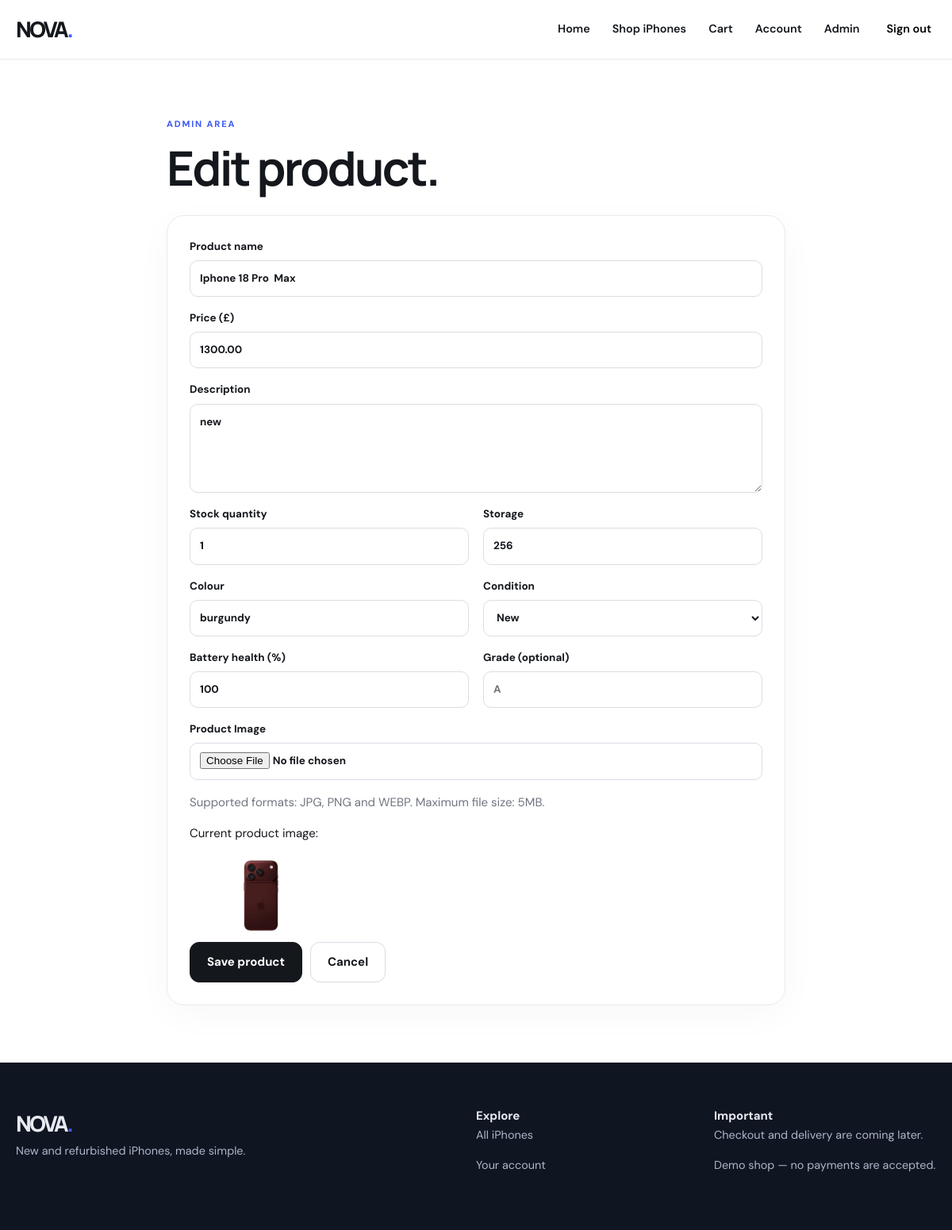
/edit_products/2 (signed in), run on the app's committed database.
### app.py (models this page shows)
class Product(db.Model):
    id = db.Column(db.Integer, primary_key=True)
    name = db.Column(db.String(100), nullable=False)
    price = db.Column(db.Numeric(10, 2), nullable=False)
    description = db.Column(db.Text, nullable=False)
    stock_quantity = db.Column(db.Integer, nullable=False, default=0)
    condition = db.Column(db.String(30), nullable=False)
    storage = db.Column(db.String(30), nullable=False)
    colour = db.Column(db.String(50), nullable=False)
    battery_health = db.Column(db.Integer, nullable=False, default=100)
    grade = db.Column(db.String(10))
    phone_picture = db.Column(db.String(500), nullable=False, default='')

### app.py (the view, shortened to what this page needs)
@app.route('/edit_products/<int:id>', methods=['GET', 'POST'])
@admin_required
def edit_products(id):
    product = Product.query.get_or_404(id)
    return render_template('product_form.html', product=product, heading='Edit product')

### app.py (called while the page is built)
@app.context_processor
def shared_context():
    user = db.session.get(User, session.get('user_id')) if session.get('user_id') else None
    return {'current_user': user}

def login_required(func):
    @wraps(func)
    def wrapped(*args, **kwargs):
        if not session.get('user_id') or not db.session.get(User, session['user_id']):
            flash('Please sign in first.', 'warning')
            return redirect(url_for('login'))
        return func(*args, **kwargs)
    return wrapped

def admin_required(func):
    @wraps(func)
    @login_required
    def wrapped(*args, **kwargs):
        user = db.session.get(User, session['user_id'])
        if not user.is_admin:
            flash('Admin access required.', 'error')
            return redirect(url_for('home'))
        return func(*args, **kwargs)
    return wrapped

### templates/product_form.html (shortened to what this page needs)
{% extends 'base.html' %}
{% block content %}
<section class="container section narrow">
    <p class="eyebrow">
        ADMIN AREA
    </p>
    <h1 class="page-title">
        {{ heading }}.
    </h1>
    <form
        class="panel product-form"
        method="post"
        enctype="multipart/form-data"
    >
        <label>
            Product name
            <input
                type="text"
                name="name"
                value="{{ product.name if product else '' }}"
                required
                maxlength="100"
            >
        </label>
        <label>
            Price (£)
            <input
                type="number"
                name="price"
                min="0"
                step="0.01"
                value="{{ product.price if product else '' }}"
                required
            >
        </label>
        <label>
            Description
            <textarea
                name="description"
                rows="4"
                required
            >{{ product.description if product else '' }}</textarea>
        </label>
        <div class="form-grid">
            <label>
                Stock quantity
                <input
                    type="number"
                    name="stock_quantity"
                    min="0"
                    value="{{ product.stock_quantity if product else 0 }}"
                    required
                >
            </label>
            <label>
                Storage
                <input
                    type="text"
                    name="storage"
                    placeholder="256GB"
                    value="{{ product.storage if product else '' }}"
                    required
                >
            </label>
            <label>
                Colour
                <input
                    type="text"
                    name="colour"
                    value="{{ product.colour if product else '' }}"
                    required
                >
            </label>
            <label>
                Condition
                <select name="condition" required>
                    <option
                        value="New"
                        {% if product and product.condition == 'New' %}
                            selected
                        {% endif %}
                    >
                        New
                    </option>
                </select>
            </label>
            <label>
                Battery health (%)
                <input
                    type="number"
                    name="battery_health"
                    min="0"
                    max="100"
                    value="{{ product.battery_health if product else 100 }}"
                    required
                >
            </label>
            <label>
                Grade (optional)
                <input
                    type="text"
                    name="grade"
                    placeholder="A"
                    value="{{ product.grade if product and product.grade else '' }}"
                >
            </label>
        </div>
        <label>
            Product Image
            <input
                type="file"
                name="phone_picture"
                accept="image/jpeg,image/png,image/webp"
            >
        </label>
        <p class="muted">
            Supported formats: JPG, PNG and WEBP.
            Maximum file size: 5MB.
        </p>
        {% if product and product.phone_picture %}
            <div class="existing-image">
                <p>
                    Current product image:
                </p>
                <img
                    src="{{ product.phone_picture }}"
                    alt="{{ product.name }}"
                    style="max-width: 180px; width: 100%; height: auto;"
                >
            </div>
        {% endif %}
        <div class="button-row">
            <button
                type="submit"
                class="button"
            >
                Save product
            </button>
            <a
                class="button secondary"
                href="{{ url_for('admin') }}"
            >
                Cancel
            </a>
        </div>
    </form>
</section>
{% endblock %}

### static/css/style.css (style rules this page uses)
:root { --ink:#14171c;--muted:#707680;--line:#e8eaed;--bg:#fff;--soft:#f5f6f8;--accent:#415cf4;--dark:#0d1224 }
* { box-sizing:border-box }
body { margin:0;color:var(--ink);background:var(--bg);font:15px/1.65 'DM Sans',Arial,sans-serif }
h1,h2,h3,p { margin-top:0 }
h1,h2,h3 { font-family:Manrope,Arial,sans-serif;line-height:1.15;letter-spacing:-.045em }
h1 { font-size:clamp(2.6rem,6vw,5rem) }
a { color:inherit;text-decoration:none }
button,input,select,textarea { font:inherit }
button { cursor:pointer }
.container { width:min(1160px,calc(100% - 36px));margin-inline:auto }
.section { padding-block:72px }
.eyebrow { font-size:.7rem;letter-spacing:.16em;font-weight:800;color:var(--accent);text-transform:uppercase }
.button { border:1px solid var(--ink);border-radius:12px;padding:12px 21px;background:var(--ink);color:#fff;display:inline-flex;align-items:center;justify-content:center;font-weight:700;white-space:nowrap }
.button.secondary { background:#fff;color:var(--ink);border-color:#d8dce3 }
.muted { color:var(--muted) }
.card-actions,.button-row { display:flex;gap:10px;flex-wrap:wrap;align-items:center }
.page-title { font-size:clamp(2.5rem,5vw,4rem);margin-bottom:14px }
.filters label,.auth-panel label,.product-form label { font-weight:700;font-size:.84rem;display:block }
input,select,textarea { display:block;border:1px solid #d9dde4;border-radius:10px;padding:11px 12px;background:#fff;color:var(--ink);width:100%;margin-top:6px;min-height:46px }
.panel { border:1px solid var(--line);border-radius:22px;padding:28px;background:#fff;box-shadow:0 12px 45px #10182808 }
.auth-panel label,.product-form label { margin-bottom:16px }
.narrow { max-width:780px }
.product-form { margin-top:25px }
.form-grid { display:grid;gap:0 }
.product-form textarea { resize:vertical }
@media (min-width:620px) { .form-grid { grid-template-columns:1fr 1fr;column-gap:18px } }

### data on the page
Product: name "Iphone 18 Pro Max", price "1300.00", description "new", stock_quantity "1", storage "256", colour "burgundy", condition "New", battery_health "100", phone_picture (picture)

### other printed values
{{ heading }} "Edit product"
